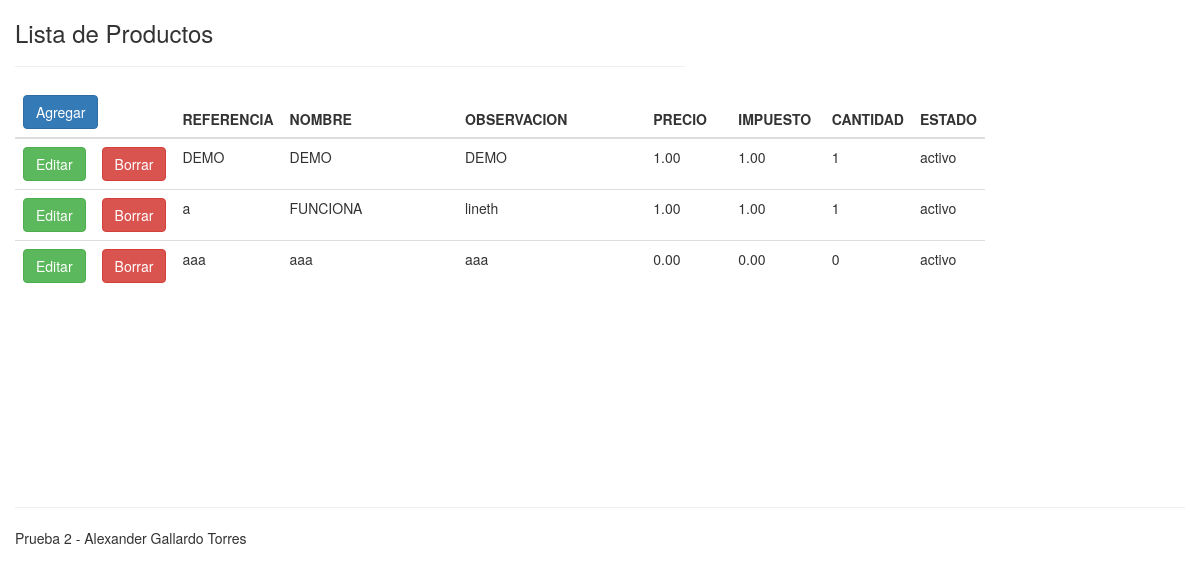
The page / on the database its author committed.
### tables this page shows
CREATE TABLE IF NOT EXISTS `producto` (
  `referencia` varchar(15) NOT NULL,
  `nombre` varchar(100) NOT NULL,
  `observacion` varchar(200) NOT NULL,
  `precio` decimal(20,2) NOT NULL DEFAULT '0.00',
  `impuesto` decimal(4,2) NOT NULL DEFAULT '0.00',
  `cantidad` int(4) NOT NULL DEFAULT '0',
  `estado` enum('activo','inactivo') NOT NULL DEFAULT 'activo',
  `imagen` varchar(100) NOT NULL,
  PRIMARY KEY (`referencia`)
);

### core/ControladorBase.php (called while the page is built, shortened)
<?php
    class ControladorBase
    {
        public function __construct() {
            require_once 'Conectar.php';
            require_once 'EntidadBase.php';
        }
        public function view($vista, $info){
            require_once 'view/'.$vista.'View.php';
        }
    }
?>

### controller/ProductoController.php (called while the page is built, shortened)
<?php
    class ProductoController extends ControladorBase{
        public function index()
        {
            $lista = new Producto();
            $all = $lista->getAll();
            $this->view("index", array( "productos" => $all ));
        }
    }
?>

### core/EntidadBase.php (called while the page is built, shortened)
<?php
    require_once 'Conectar.php';
    class EntidadBase
    {
        protected $db;
        public function __construct($tabla) {
            $this->tabla = (string) $tabla;
            $this->conectar = new Conectar();
            $this->db       = $this->conectar->conexion();
        }
        public function getDb()
        {
            return $this->db;
        }
    }
?>

### core/Conectar.php (called while the page is built)
<?php
	class Conectar{
		private $driver;
		private $host, $user, $pass, $database, $charset;
		public function __construct() {
			$db = require_once 'config/database.php';
			$this->driver   = $db["driver"];
			$this->host     = $db["host"];
			$this->user     = $db["user"];
			$this->pass     = $db["pass"];
			$this->database = $db["database"];
			$this->charset  = $db["charset"];
		}
		public function conexion(){
			if($this->driver == "mysql" || $this->driver == null){
				$con = new mysqli($this->host, $this->user, $this->pass, $this->database);
				$con->query("SET NAMES '".$this->charset."'");
			}
			return isset($con) ? $con : false;
		}
	}
?>

### config/database.php (called while the page is built)
<?php
	return array(
		"driver"    =>"mysql",
		"host"      =>"localhost",
		"user"      =>"root",
		"pass"      =>"",
		"database"  =>"aveonline",
		"charset"   =>"utf8"
	);
?>

### model/Producto.php (called while the page is built, shortened)
<?php
    class Producto extends EntidadBase{
        public function getAll()
        {
            $query = $this->getDb()->query("SELECT * FROM $this->tabla ");
            while ($row = $query->fetch_object()) {
                $resultSet[] = $row;
            }
            return isset($resultSet) ? $resultSet : array();
        }
    }
?>

### view/indexView.php (the view, shortened to what this page needs)
<!DOCTYPE HTML>
<html lang="es">
    <head>
        <link rel="stylesheet" href="https://maxcdn.bootstrapcdn.com/bootstrap/3.3.6/css/bootstrap.min.css">
        <link rel="stylesheet" href="https://cdn.datatables.net/1.12.1/css/jquery.dataTables.min.css">
    </head>
    <body>
                <div class="col-lg-7">
                    <h3>Lista de Productos</h3>
                    <hr/>
                </div>
                    <section class="col-lg-10 lista" style="height:400px;overflow-y:scroll;">
                        <div class="row">
                            <div class="col-xs-12 tablausuario" >
                                <div class="box-body">
                                    <div class="tab-content table-responsive no-padding">
                                        <table class="table tablesecondary table-striped-secondary table-bordered-secondary table-hover" id="productos-datatable" width="90%">
                                            <thead>
                                            <tr>
                                                <th nowrap width=5%" colspan="2">
                                                    <button type="button"  class="btn btn-primary" id="btnNuevo" name="btnNuevo">Agregar</button>
                                                </th>
                                                <th nowrap width="10%">REFERENCIA</th>
                                                <th nowrap width="25%">NOMBRE</th>
                                                <th nowrap width="25%">OBSERVACION</th>
                                                <th nowrap width="10%">PRECIO</th>
                                                <th nowrap width="10%">IMPUESTO</th>
                                                <th nowrap width="5%">CANTIDAD</th>
                                                <th nowrap width="5%">ESTADO</th>
                                            </tr>
                                            </thead>
                                            <tbody>
                                                <?php
                                                    foreach($productos as $prod)
                                                    {
                                                        echo '<tr>';
                                                        echo '<td>';
                                                            echo '<button type="button" id="btnEditar" name="btnEditar" class="btn btn-success" onclick="buscar(\''.$prod->referencia.'\');" >Editar</button>';
                                                        echo '</td>';
                                                        echo '<td>';
                                                        echo '<button type="button" onclick="eliminarProducto(\''.$prod->referencia.'\' );" class="btn btn-danger">Borrar</a>';
                                                        echo '</td>';
                                                        echo '<td>'.$prod->referencia.'</td>';
                                                        echo '<td>'.$prod->nombre.'</td>';
                                                        echo '<td>'.$prod->observacion.'</td>';
                                                        echo '<td>'.number_format($prod->precio, 2).'</td>';
                                                        echo '<td>'.number_format($prod->impuesto, 2).'</td>';
                                                        echo '<td>'.$prod->cantidad.'</td>';
                                                        echo '<td>'.$prod->estado.'</td>';
                                                        echo '</tr>';
                                                    }
                                                ?>
                                            </tbody>
                                        </table>
                                    </div>
                                </div>
                            </div>
                        </div>
                    </section>
        <footer class="col-lg-12">
            <hr/>
            Prueba 2 - Alexander Gallardo Torres
        </footer>
    </body>
</html>

### index.php (shortened to what this page needs)
<?php
    require_once 'core/ControladorBase.php';
    require_once 'core/ControladorFrontal.func.php';
    if(isset($_GET["controller"])){
        $controllerObj = cargarControlador($_GET["controller"]);
        lanzarAccion($controllerObj);
    }else{
        $controllerObj = cargarControlador(CONTROLADOR_DEFECTO);
        lanzarAccion($controllerObj);
    }

### core/ControladorFrontal.func.php (shortened to what this page needs)
<?php
    function cargarAccion($controllerObj, $action){
        $accion = $action;
        $controllerObj->$accion();
    }
    function lanzarAccion($controllerObj){
        if(isset($_GET["action"]) && method_exists($controllerObj, $_GET["action"])){
            cargarAccion($controllerObj, $_GET["action"]);
        }else{
            cargarAccion($controllerObj, ACCION_DEFECTO);
        }
    }
?>

### rows shown on the page
producto: referencia "DEMO", nombre "DEMO", observacion "DEMO", precio "1.00", impuesto "1.00", cantidad "1", estado "activo"
producto: referencia "a", nombre "FUNCIONA", observacion "lineth", precio "1.00", impuesto "1.00", cantidad "1", estado "activo"
producto: referencia "aaa", nombre "aaa", observacion "aaa", precio "0.00", impuesto "0.00", cantidad "0", estado "activo"
